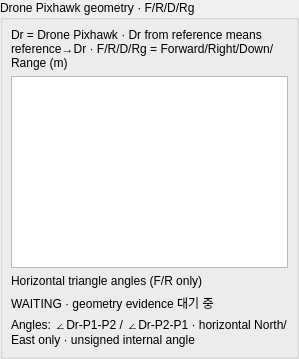
<ui version="4.0">
  <class>geometryGroup</class>
  <widget class="QGroupBox" name="geometryGroup">
    <property name="title">
      <string>Drone Pixhawk geometry · F/R/D/Rg</string>
    </property>
    <layout class="QVBoxLayout" name="geometryLayout">
      <property name="leftMargin">
        <number>8</number>
      </property>
      <property name="topMargin">
        <number>8</number>
      </property>
      <property name="rightMargin">
        <number>8</number>
      </property>
      <property name="bottomMargin">
        <number>8</number>
      </property>
      <property name="spacing">
        <number>6</number>
      </property>
      <property name="spacing">
        <number>5</number>
      </property>
      <item>
        <widget class="QLabel" name="geometryHint">
          <property name="text">
            <string>Dr = Drone Pixhawk · Dr from reference means reference→Dr · F/R/D/Rg = Forward/Right/Down/Range (m)</string>
          </property>
          <property name="wordWrap">
            <bool>true</bool>
          </property>
        </widget>
      </item>
      <item>
        <widget class="QTableView" name="drone_geometry_table" />
      </item>
      <item>
        <widget class="QLabel" name="angleTitle">
          <property name="text">
            <string>Horizontal triangle angles (F/R only)</string>
          </property>
        </widget>
      </item>
      <item>
        <layout class="QGridLayout" name="angleLayout">
          <property name="leftMargin">
            <number>0</number>
          </property>
          <property name="topMargin">
            <number>0</number>
          </property>
          <property name="rightMargin">
            <number>0</number>
          </property>
          <property name="bottomMargin">
            <number>0</number>
          </property>
          <property name="spacing">
            <number>6</number>
          </property>
          <property name="horizontalSpacing">
            <number>12</number>
          </property>
          <property name="verticalSpacing">
            <number>3</number>
          </property>
        </layout>
      </item>
      <item>
        <widget class="QLabel" name="drone_geometry_status_label">
          <property name="text">
            <string>WAITING · geometry evidence 대기 중</string>
          </property>
          <property name="wordWrap">
            <bool>true</bool>
          </property>
        </widget>
      </item>
      <item>
        <widget class="QLabel" name="drone_geometry_contract_label">
          <property name="text">
            <string>Angles: ∠Dr-P1-P2 / ∠Dr-P2-P1 · horizontal North/East only · unsigned internal angle</string>
          </property>
          <property name="wordWrap">
            <bool>true</bool>
          </property>
        </widget>
      </item>
    </layout>
  </widget>
  <resources />
  <connections />
</ui>
